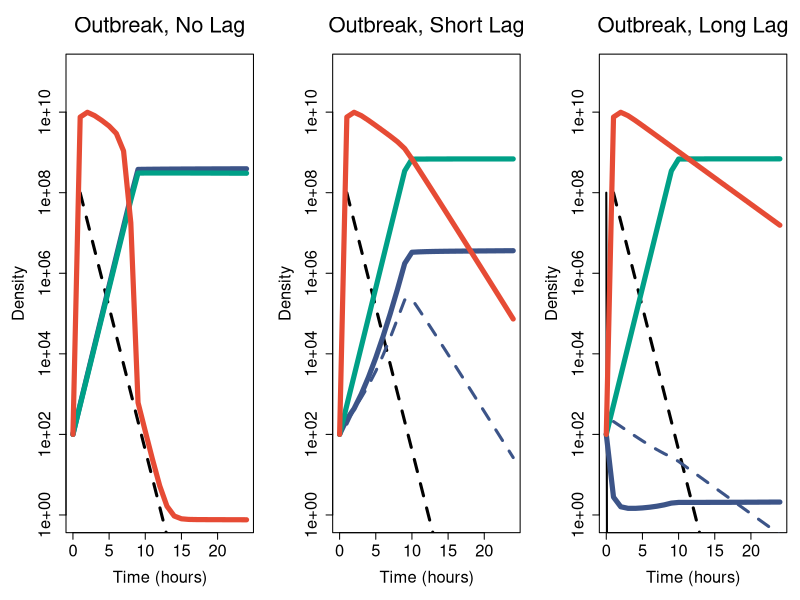
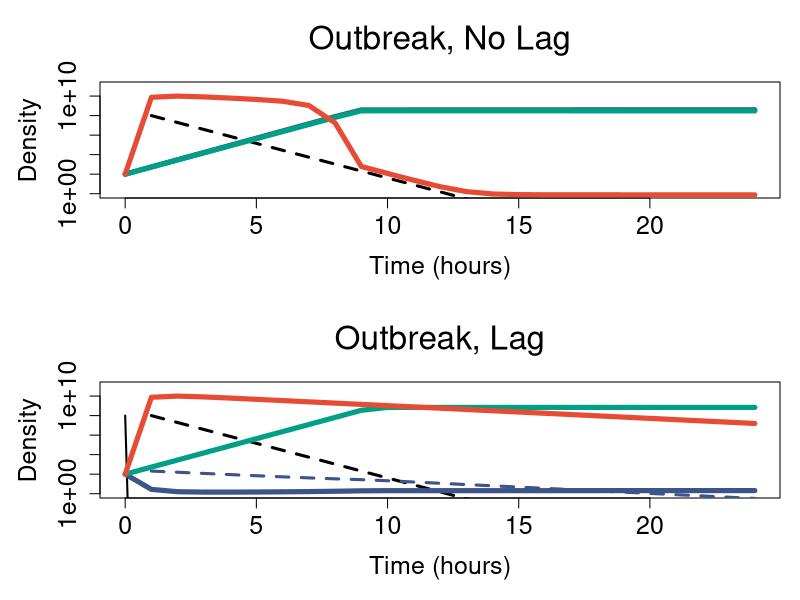
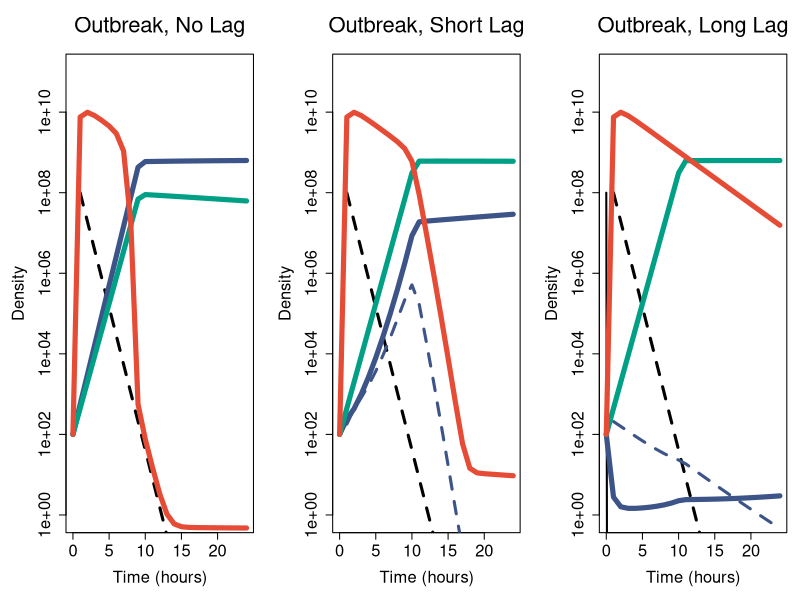

Recreate these plots in R, in order.

# JLW -2020

# Early infection dynamics during an outbreak (24 hrs w/ susceptible initial population)
# Panels A, B, C

# Load Packages
library(deSolve)
library(ggsci)
library(scales)

# Lag System
autoimmunitySystem <- function(t, state, parameters) {
  with(as.list(c(state, parameters)),{
    # rate of change
    V <- max(V,0)
    U <- max(U,0)
    D <- max(D,0)
    SM <- max(SM,0)
    I <- max(I,0)
    Iv <- max(Iv,0)
    Id <- max(Id,0)
    dR <- w*(r0-R) - e*v*R*(U+D+SM)/(z+R)
    dU <- ((1-2*mu/alpha)*v*R/(z+R) - delta*V - w)*U
    dI <- delta*U*V - gam*I - w*I - mu*Iv
    dIv <- delta*U*V + gam*log(beta)*Iv - (gam*exp(xi*log(beta))/xi)*I - mu*(Iv^2)/(I+1e-16)
    dD <- ((1-2*mu/alpha)*v*R/(z+R) - w - delta*V)*D + mu*Iv + phi*Id
    dId <-  delta*D*V - phi*Id - w*Id
    dSM <- ((1-kappa)*v*R/(z+R) - w)*SM
    dV <- w*(v0-V) + beta*gam*I - delta*(U+D)*V
    
    # return the rate of change
    list(c(dR,dU,dI,dIv,dD,dId,dSM,dV))
  }) # end with(as.list ...
}

# System of ODEs w/out lag
autoimmunitySystemNoLag <- function(t, state, parameters) {
  with(as.list(c(state, parameters)),{
    # rate of change
    V <- max(V,0)
    U <- max(U,0)
    D <- max(D,0)
    SM <- max(SM,0)
    I <- max(I,0)
    Iv <- max(Iv,0)
    Id <- max(Id,0)
    dR <- w*(r0-R) - e*v*R*(U+D+SM)/(z+R)
    dU <- ((1-2*mu/alpha)*v*R/(z+R) - delta*V - w)*U
    dI <- delta*U*V - gam*I - w*I - mu*Iv
    dIv <- delta*U*V + gam*log(beta)*Iv - (gam*exp(xi*log(beta))/xi)*I - mu*(Iv^2)/(I+1e-16)
    dD <- ((1-2*mu/alpha)*v*R/(z+R) - w)*D + mu*Iv 
    dId <-  0
    dSM <- ((1-kappa)*v*R/(z+R) - w)*SM
    dV <- w*(v0-V) + beta*gam*I - delta*(U+D)*V
    
    # return the rate of change
    list(c(dR,dU,dI,dIv,dD,dId,dSM,dV))
  }) # end with(as.list ...
}

# Helper function to change parameters
getParameters <- function(w=0.3,
                r0=350,
                e=5e-7,
                v=2,
                z=1,
                delta=1e-7,
                mu=1e-6,
                alpha=0.4,
                gam=4/3,
                beta=80,
                v0=0,
                phi=4/3,
                xi=1/6,
                kappa=0.05){
  parameters <- c(w=w,
                  r0=r0,
                  e=e,
                  v=v,
                  z=z,
                  delta=delta,
                  mu=mu,
                  alpha=alpha,
                  gam=gam,
                  beta=beta,
                  v0=v0,
                  phi=phi,
                  xi=xi,
                  kappa=kappa)
  return(parameters)
}

# Helper function to change initial conditions
getInitial <- function(R=350,
                       U=1e8,
                       I=0,
                       Iv=0,
                       D=100,
                       Id=0,
                       SM=100,
                       V=0){
  state <- c(R=R,
             U=U,
             I=I,
             Iv=Iv,
             D=D,
             Id=Id,
             SM=SM,
             V=V)
  return(state)
}

# Helper function to plot model output
plotOut <- function(out,main=""){
  par(mar=c(5.1, 5, 4.1, 1))
  plot(out[,"time"],out[,"U"],type="l",
       log="y",ylim=c(1,1e11),lwd=2,main=main,
       xlab="Time (hours)",ylab="Density",
       cex.axis=1.5,cex.lab=1.5,cex.main=2)
  lines(out[,"time"],out[,"I"],col="black",lty=2,lwd=3)
  lines(out[,"time"],out[,"D"],col=pal_npg("nrc")(6)[4],lwd=5)
  lines(out[,"time"],out[,"Id"],col=pal_npg("nrc")(6)[4],lty=2,lwd=3)
  lines(out[,"time"],out[,"SM"],col=pal_npg("nrc")(6)[3],lwd=5)
  lines(out[,"time"],out[,"V"],col=pal_npg("nrc")(6)[1],lwd=5)
  par(mar=c(5.1, 4.1, 4.1, 2.1))
}


# Time range and initial conditions for numerical soln
times <- seq(0, 24, by = 1)
state <- getInitial(V=100)

# Run model w/ no, short, long lags
parameters <- getParameters(v0=100,kappa=0.01,phi=10)
out_immunization_longlag <- ode(y = state, 
           times = times, 
           func = autoimmunitySystem, 
           parms = parameters,
           method="lsoda")
parameters <- getParameters(v0=100,kappa=0.01,phi=1e3)
out_immunization_shortlag <- ode(y = state, 
           times = times, 
           func = autoimmunitySystem, 
           parms = parameters,
           method="lsoda")
parameters <- getParameters(v0=100,kappa=0.01,phi=0)
out_immunization_nolag <- ode(y = state, 
           times = times, 
           func = autoimmunitySystemNoLag, 
           parms = parameters,
           method="lsoda")

#save model output
setwd("~/immunelag/Fig4")
save(out_immunization_nolag,
     out_immunization_shortlag,
     out_immunization_longlag,
     file = "immunizationlag.RData")

# Plot
setwd("~/immunelag/Fig4")
pdf(paste0("ImmunizationLag.pdf"),width=12,height=4)
par(mfrow=c(1,3))
plotOut(out_immunization_nolag,main=expression("Outbreak, No Lag"))
plotOut(out_immunization_shortlag,main=expression("Outbreak, Short Lag"))
plotOut(out_immunization_longlag,main=expression("Outbreak, Long Lag"))
par(mfrow=c(1,3))
dev.off()


# Plot
setwd("~/immunelag/Fig4")
pdf(paste0("ImmunizationLag_slides.pdf"),width=4,height=8)
par(mfrow=c(2,1))
plotOut(out_immunization_nolag,main=expression("Outbreak, No Lag"))
plotOut(out_immunization_longlag,main=expression("Outbreak, Lag"))
par(mfrow=c(1,1))
dev.off()


# Very costly surface mutant (kappa = 0.1, otherwise same as above)

parameters <- getParameters(v0=100,kappa=0.1,phi=10)
out_immunization_longlag_costlysm <- ode(y = state, 
                                times = times, 
                                func = autoimmunitySystem, 
                                parms = parameters,
                                method="lsoda")
parameters <- getParameters(v0=100,kappa=0.1,phi=1e3)
out_immunization_shortlag_costlysm <- ode(y = state, 
                                 times = times, 
                                 func = autoimmunitySystem, 
                                 parms = parameters,
                                 method="lsoda")
parameters <- getParameters(v0=100,kappa=0.1,phi=0)
out_immunization_nolag_costlysm <- ode(y = state, 
                              times = times, 
                              func = autoimmunitySystemNoLag, 
                              parms = parameters,
                              method="lsoda")

setwd("~/immunelag/Fig4")
pdf(paste0("ImmunizationLag_costly.pdf"),width=12,height=4)
par(mfrow=c(1,3))
plotOut(out_immunization_nolag_costlysm,main=expression("Outbreak, No Lag"))
plotOut(out_immunization_shortlag_costlysm,main=expression("Outbreak, Short Lag"))
plotOut(out_immunization_longlag_costlysm,main=expression("Outbreak, Long Lag"))
par(mfrow=c(1,3))
dev.off()
